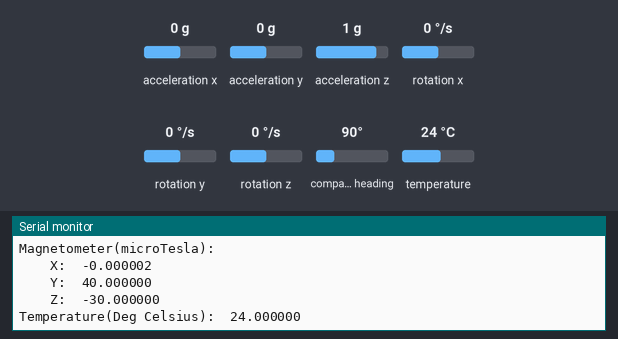
A sketch run on a simulated Arduino Uno, built with avr-gcc and run on an emulated ATmega328P. Parts: the last lines printed to the serial monitor. Inputs (shaded band) come from the test bench; at power-on: rotation x 0 °/s, rotation y 0 °/s, acceleration x 0 g, acceleration y 0 g, acceleration z 1 g, rotation z 0 °/s, compass heading 90°, temperature 24 °C.

Above: at 5.7 s.
5.8 s: rotation x set to -192 °/s
At 5.8 s:
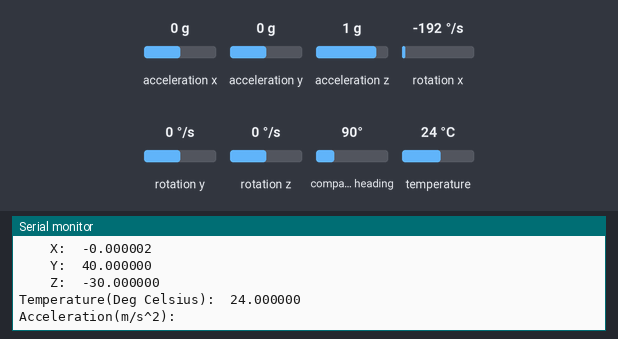
7.3 s: rotation y set to -2 °/s
At 7.74 s:
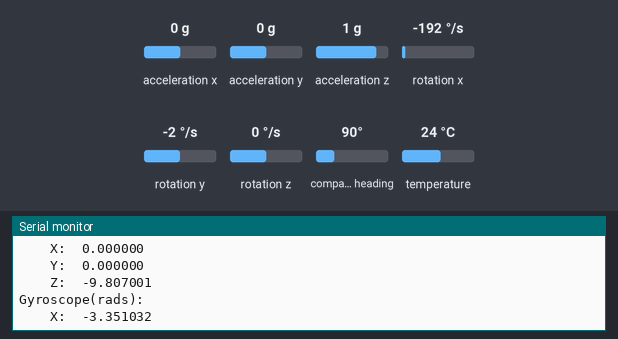
Timing chart, 0 to 10.3 s (numbered marks = the images above; inputs shaded):
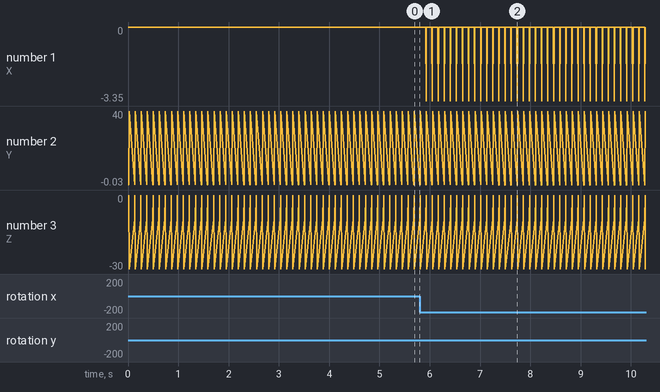

Measured:
- the behaviour switches between 0 and -1 °/s on rotation y (found by bisection; images 1 and 2)
- after the input at 7.3 s, the serial monitor: prints a new line after 0.08 s (image 2)

The sketch:

MPU9250.ino
```cpp
// (licence header left out)
#include "MPU9250.h"

// an MPU9250 object with the MPU-9250 sensor on I2C bus 0 with address 0x68
MPU9250 IMU(Wire,0x68);
int status;

void setup() {
  // serial to display data
  Serial.begin(115200);
  while(!Serial) {}

  // start communication with IMU
  status = IMU.begin();
  if (status < 0) {
    Serial.println("IMU initialization unsuccessful");
    Serial.println("Check IMU wiring or try cycling power");
    Serial.print("Status: ");
    Serial.println(status);
    while(1) {}
  }
}

void loop() {
  // read the sensor
  IMU.readSensor();

  // display the data
  Serial.print("\n\n");

  Serial.print("Acceleration(m/s^2):");
  Serial.print("\n\t\tX:\t");
  Serial.print(IMU.getAccelX_mss(),6);
  Serial.print("\n\t\tY:\t");
  Serial.print(IMU.getAccelY_mss(),6);
  Serial.print("\n\t\tZ:\t");
  Serial.print(IMU.getAccelZ_mss(),6);


  Serial.print("\n\n");
  Serial.print("Gyroscope(rads):");
  Serial.print("\n\t\tX:\t");
  Serial.print(IMU.getGyroX_rads(),6);
  Serial.print("\n\t\tY:\t");
  Serial.print(IMU.getGyroY_rads(),6);
  Serial.print("\n\t\tZ:\t");
  Serial.print(IMU.getGyroZ_rads(),6);


  Serial.print("\n\n");
  Serial.print("Magnetometer(microTesla):");
  Serial.print("\n\t\tX:\t");
  Serial.print(IMU.getMagX_uT(),6);
  Serial.print("\n\t\tY:\t");
  Serial.print(IMU.getMagY_uT(),6);
  Serial.print("\n\t\tZ:\t");
  Serial.print(IMU.getMagZ_uT(),6);
  Serial.print("\n\n");


  Serial.print("Temperature(Deg Celsius):\t");
  Serial.println(IMU.getTemperature_C(),6);
  Serial.print("\n\n");


  delay(100);
}
```
